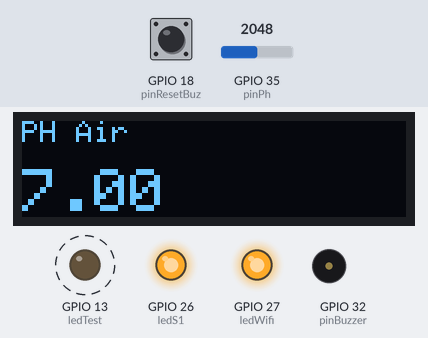
Bench run of a sketch on a simulated ESP32. On the bench: 128×32 one-colour display, output pins drawn as LEDs (lit = HIGH), buzzer (waves = sounding, pin HIGH). Dashed ring = blinking. The test bench sets the inputs (shaded band); at power-on: GPIO 35 (pinPh) = 2048, GPIO 18 (pinResetBuz) HIGH (analog values on the 0–4095 scale). WiFi joins after 1.5 s; servers stay silent unless stated; what the sketch prints to the serial monitor is not drawn.

Above: at 7.3 s.
7.4 s: GPIO 35 (pinPh) set to 2334
At 8.5 s:
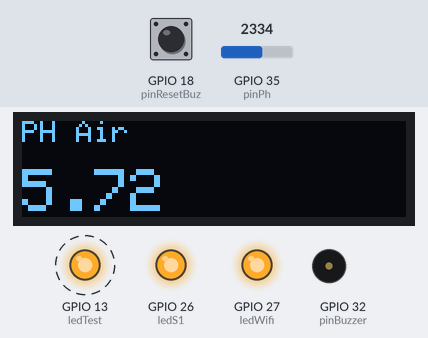
11.3 s: GPIO 35 (pinPh) set to 2392
At 13.0 s:
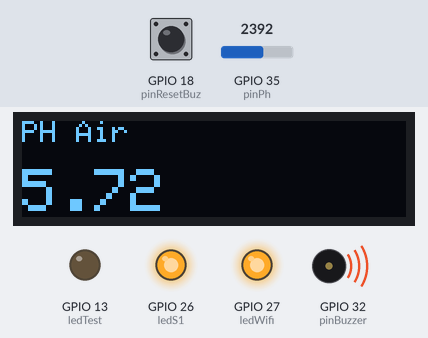
13.6 s: GPIO 18 (pinResetBuz) pulled LOW for 0.15 s
At 15.1 s:
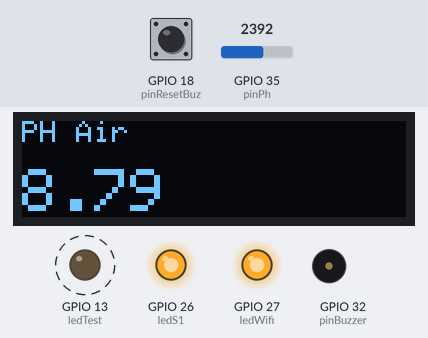
15.6 s: GPIO 35 (pinPh) set to 2866
At 18.4 s:
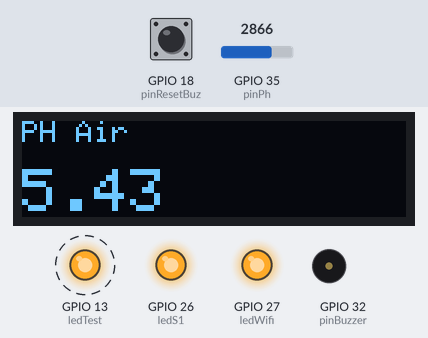
Timing chart, 0 to 18.6 s (numbered marks = the images above; inputs shaded):
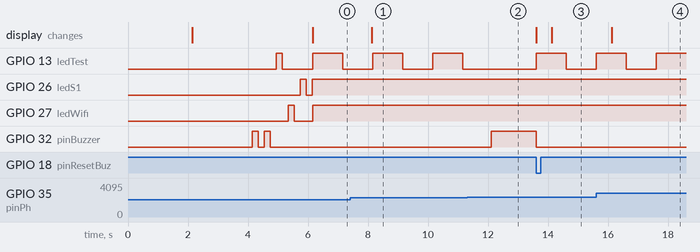

Measured:
- the behaviour switches between 2360 and 2361 on GPIO 35 (pinPh) (found by bisection; images 1 and 2)
- after the input at 7.4 s, the display: changes after 0.72 s (image 1)
- after the input at 11.3 s, GPIO 13 (ledTest): stays LOW (without the input it goes to HIGH after 0.87 s); GPIO 32 (pinBuzzer): LOW → HIGH after 0.81 s
- after the input at 13.6 s, GPIO 13 (ledTest): LOW → HIGH at once, → LOW 1.0 s later; GPIO 32 (pinBuzzer): HIGH → LOW at once; the display: first changes at once (image 3 shows a later state)
- after the input at 15.6 s, the display: changes after 0.52 s (image 4)
- by itself, GPIO 13 (ledTest): alternates HIGH for 1.0 s and LOW for 1.0 s

The sketch:

PhWater.ino
```cpp
#define BLYNK_TEMPLATE_ID "TMPL6TR7lygb4"
#define BLYNK_TEMPLATE_NAME "AquaSmartIOT"
#define BLYNK_AUTH_TOKEN "GU2i7muowvRlpjzPqHyxjK4mPVdyQuWu"
#define BLYNK_PRINT Serial

//masukkan pustaka wifi, blynk & Adafruit_GFX
#include <WiFi.h>
#include <WiFiClient.h>
#include <BlynkSimpleEsp32.h>
#include <SPI.h>
#include <Wire.h>
#include <Adafruit_GFX.h>
#include <Adafruit_SSD1306.h>

//inisiasi wifi
//char ssid[] = "wifiPunten";
//char pass[] = "1234567890";

char ssid[] = "AquasmartIoT";
char pass[] = "aqua1234";

// inisiasi pin GPIO
#define ledTest 13
#define ledWifi 27
#define ledS1 26
#define pinPh 35
#define pinBuzzer 32
#define pinResetBuz 18

//inisiasi layar
Adafruit_SSD1306 display = Adafruit_SSD1306(128, 32, &Wire);


//inisiasi variabel buat led
unsigned long previousMillis = 0;         // Variabel untuk menyimpan waktu sebelumnya
const long intervalDisconnected = 90;     // Interval berkedip cepat (200 ms) ketika WiFi tidak tersambung
unsigned long previousMillisTest = 0;     // Variabel untuk menyimpan waktu sebelumnya LED test
const long intervalTest = 1000;           // Interval berkedip 1 detik untuk LED test
bool wifiConnected = false;               // Status koneksi WiFi
BlynkTimer timer;                         // Timer untuk interval pembacaan pH

void setup() {
  //mulai serial monitor
  Serial.begin(115200);

  //konek wifi
  WiFi.begin(ssid, pass);

  //coba sambung blynk
  Blynk.begin(BLYNK_AUTH_TOKEN, ssid, pass);
  Blynk.connect();

  // Memanggil fungsi readPhWater setiap 2 detik
  timer.setInterval(2000L, readPh);

  analogReadResolution(12); // Mengatur resolusi ADC ESP32 ke 12-bit

  //inisiasi layar oled
  Serial.println("OLED FeatherWing test");
  // SSD1306_SWITCHCAPVCC = generate display voltage from 3.3V internally
  if (!display.begin(SSD1306_SWITCHCAPVCC, 0x3C)) {
    Serial.println("Failed to initialize OLED");
    while (true);
  }

  Serial.println("OLED begun");

  // Clear the buffer and show initial display.
  display.clearDisplay();
  display.setTextSize(1);
  display.setTextColor(SSD1306_WHITE);
  display.setCursor(0, 0);
  display.print("System Ready");
  display.display();
  delay(2000);


  //set pin buat I/O
  pinMode(ledWifi, OUTPUT);
  pinMode(ledTest, OUTPUT);
  pinMode(ledS1, OUTPUT);
  pinMode(pinPh, INPUT);
  pinMode(pinBuzzer, OUTPUT);
  pinMode(pinResetBuz, INPUT_PULLUP);

  //animasi awal OUPUT
  digitalWrite(pinBuzzer, HIGH);
  delay(200);
  digitalWrite(pinBuzzer, LOW);
  delay(200);
  digitalWrite(pinBuzzer, HIGH);
  delay(200);
  digitalWrite(pinBuzzer, LOW);
  delay(200);
  digitalWrite(ledTest, HIGH);
  delay(200);
  digitalWrite(ledTest, LOW);
  delay(200);
  digitalWrite(ledWifi, HIGH);
  delay(200);
  digitalWrite(ledWifi, LOW);
  delay(200);
  digitalWrite(ledS1, HIGH);
  delay(200);
  digitalWrite(ledS1, LOW);
  delay(200);
}

void loop() {
  //jalankan fungsi
  Blynk.run();
  timer.run();
  wifiIndicator();
  ledTestBlink();
}

//fungsi cek koneksi wifi
void wifiIndicator() {
  if (WiFi.status() != WL_CONNECTED) {        // Jika tidak terhubung ke WiFi
    unsigned long currentMillis = millis();
    if (currentMillis - previousMillis >= intervalDisconnected) {
      previousMillis = currentMillis;         // Simpan waktu sekarang

      // Toggle LED untuk berkedip
      digitalWrite(ledWifi, !digitalRead(ledWifi));
    }
    wifiConnected = false; // Status WiFi tidak terhubung
    Serial.println("Menghubungkan ke WiFi...");
  } else if (!wifiConnected) {            // Jika terhubung ke WiFi pertama kali
    digitalWrite(ledWifi, HIGH);          // LED tetap menyala
    wifiConnected = true;                 // Ubah status menjadi terhubung
    Serial.println("WiFi Terhubung!");
    Serial.print("IP Address: ");
    Serial.println(WiFi.localIP());
  }
}

//fungsi led Test
void ledTestBlink() {
  unsigned long currentMillis = millis();
  if (currentMillis - previousMillisTest >= intervalTest) {
    previousMillisTest = currentMillis;  // Simpan waktu sekarang

    // Toggle LED untuk berkedip 1 detik
    digitalWrite(ledTest, !digitalRead(ledTest));
  }
}

//fungsi cek koneksi dengan led
//BLYNK_WRITE(V1) {
//  int switchState = param.asInt(); // Membaca status dari Virtual Pin V0
//
//  if (switchState == 1) {
//    digitalWrite(ledS1, HIGH); // Nyalakan LED jika tombol di Blynk ditekan
//  } else {
//    digitalWrite(ledS1, LOW);  // Matikan LED jika tombol di Blynk dilepas
//  }
//}


//===================================================================================================================
// Fungsi membaca nilai pH dari sensor
bool buzzerMuted = false; // Flag untuk mematikan buzzer secara permanen setelah di-reset
void readPh() {
  int sensorValue = analogRead(pinPh);
  float voltage = sensorValue * (3.3 / 4095.0); // Konversi nilai ADC ke tegangan

  Serial.print("Tegangan dari sensor: ");
  Serial.println(voltage);

  // Konversi tegangan ke nilai pH dengan interpolasi
  float phValue;
  if (voltage >= 2.01) {
    phValue = 7 - ((voltage - 2.01) / 0.1905); // Rentang pH 7 ke pH 3.8
  } else {
    phValue = 7 - ((voltage - 2.01) / 0.0459); // Rentang pH 7 ke pH 11.5
  }

  // Batasi nilai pH dalam rentang 1 hingga 14
  if (phValue < 1.0) phValue = 1.0;
  if (phValue > 14.0) phValue = 14.0;

  Serial.print("Nilai pH: ");
  Serial.println(phValue);

  // Kirim nilai pH ke Virtual Pin V0 di Blynk
  Blynk.virtualWrite(V0, phValue);

  // Kontrol LED indikasi berbahaya berdasarkan nilai pH, terpisah dari kontrol buzzer
  if (phValue < 5.6 || phValue > 8.7) {
    digitalWrite(ledS1, HIGH); // LED menyala jika pH berbahaya
  } else {
    digitalWrite(ledS1, LOW); // LED mati jika pH normal
  }

  // Kontrol buzzer terpisah dari LED, cek kondisi pH berbahaya dan flag buzzerMuted
  if ((phValue < 5.6 || phValue > 8.7) && !buzzerMuted) {
    // Nyalakan buzzer selama 5 detik atau hingga tombol reset ditekan, atau pH kembali normal
    unsigned long startMillis = millis();
    bool buzzerActive = true;

    while (millis() - startMillis < 5000 && buzzerActive) {
      digitalWrite(pinBuzzer, HIGH); // Nyalakan buzzer

      // Cek apakah tombol reset ditekan
      if (digitalRead(pinResetBuz) == LOW) {
        Serial.println("Buzzer dimatikan oleh tombol reset.");
        digitalWrite(pinBuzzer, LOW); // Matikan buzzer
        buzzerMuted = true; // Atur flag untuk mematikan buzzer secara permanen
        buzzerActive = false; // Keluar dari loop
        break;
      }

      // Cek apakah pH sudah kembali normal
      if (phValue >= 5.6 && phValue <= 8.7) {
        Serial.println("pH kembali normal, buzzer dimatikan.");
        digitalWrite(pinBuzzer, LOW); // Matikan buzzer
        buzzerActive = false; // Keluar dari loop
        break;
      }

      // Refresh nilai pH untuk mengecek perubahan dalam loop
      sensorValue = analogRead(pinPh);
      voltage = sensorValue * (3.3 / 4095.0);
      phValue = 7.0 + ((1.65 - voltage) / 0.18);
    }

    // Matikan buzzer setelah 5 detik atau jika kondisi normal/reset terjadi
    digitalWrite(pinBuzzer, LOW);

  } else {
    // Jika kondisi pH normal atau buzzer telah di-reset, buzzer tetap mati
    digitalWrite(pinBuzzer, LOW);
  }
    //kirim ke layar
    display.clearDisplay();
    display.setTextSize(1);
    display.setCursor(0, 0);
    display.print("PH Air");
    display.setCursor(0, 16); // Posisikan di bawah tulisan "PH Air"
    display.setTextSize(2);  // Perbesar ukuran teks
    display.print(phValue, 2); // Tampilkan nilai pH dengan 2 desimal
    display.display();
}
```
